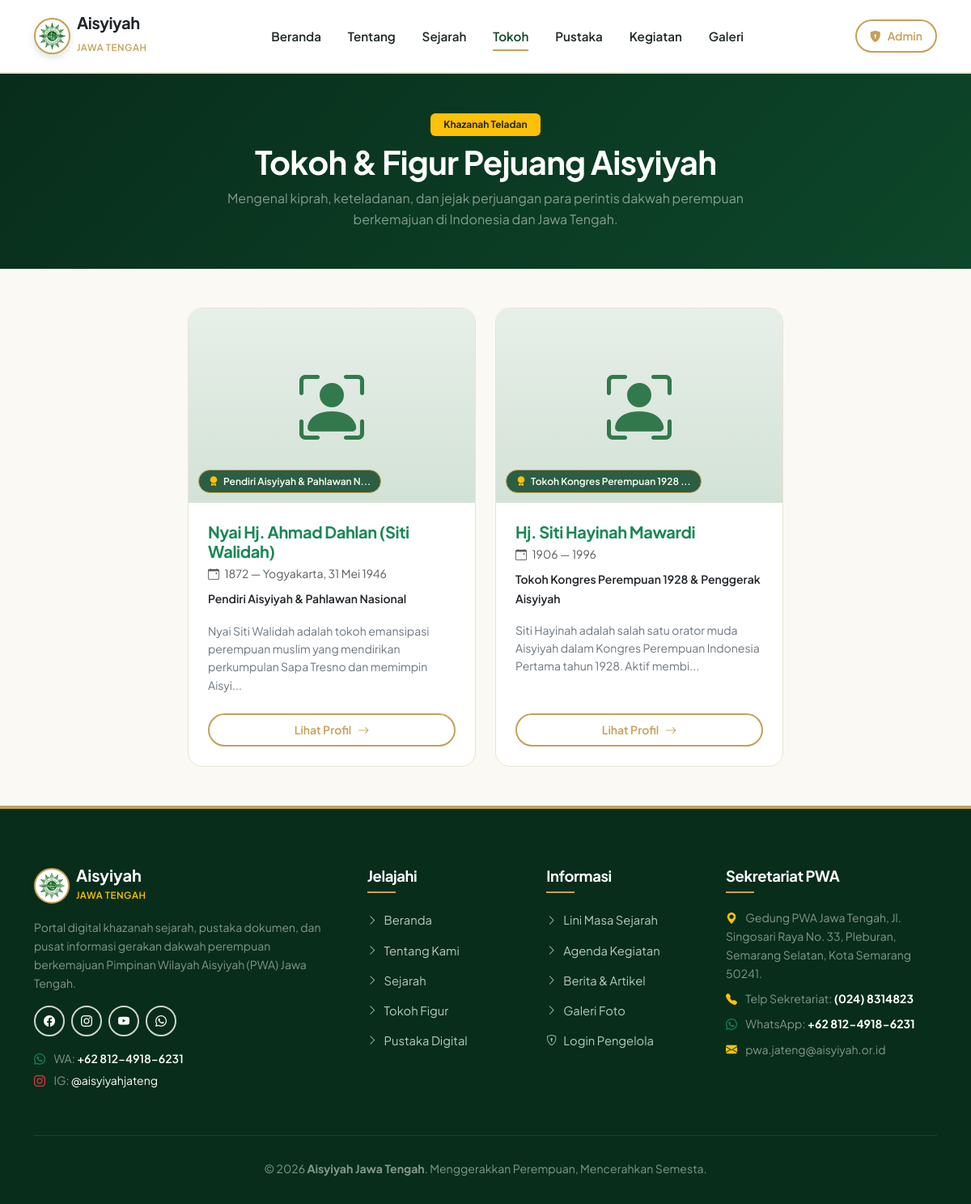
The page /tokoh.php on the database its author committed.
### tables this page shows
CREATE TABLE IF NOT EXISTS `tokoh` (
  `id` INT AUTO_INCREMENT PRIMARY KEY,
  `nama` VARCHAR(150) NOT NULL,
  `peran_jabatan` VARCHAR(150) DEFAULT NULL,
  `tempat_lahir` VARCHAR(100) DEFAULT NULL,
  `tanggal_lahir` DATE DEFAULT NULL,
  `wafat` VARCHAR(100) DEFAULT '-',
  `biografi` TEXT NOT NULL,
  `jasa_perjuangan` TEXT DEFAULT NULL,
  `foto` VARCHAR(255) DEFAULT NULL,
  `created_at` TIMESTAMP DEFAULT CURRENT_TIMESTAMP
);

### tokoh.php (the view, shortened to what this page needs)
<?php
include 'config/database.php';
include 'includes/header.php';
include 'includes/navbar.php';
$query = mysqli_query($conn, "SELECT * FROM tokoh ORDER BY id ASC");
?>
<div class="py-5" style="background: linear-gradient(135deg, var(--primary-green-dark) 0%, var(--primary-green) 100%); color: #fff;">
    <div class="container text-center">
        <span class="badge bg-warning text-dark px-3 py-2 fw-bold mb-2">Khazanah Teladan</span>
        <h1 class="text-white fw-bold mb-2">Tokoh & Figur Pejuang Aisyiyah</h1>
        <p class="text-white-50 mx-auto mb-0" style="max-width: 650px;">
            Mengenal kiprah, keteladanan, dan jejak perjuangan para perintis dakwah perempuan berkemajuan di Indonesia dan Jawa Tengah.
        </p>
    </div>
</div>
<div class="py-5">
    <div class="container">
        <div class="row g-4 justify-content-center">
            <?php
            if (mysqli_num_rows($query) > 0) {
                while ($tokoh = mysqli_fetch_assoc($query)) {
                    $tahun_lahir = !empty($tokoh['tanggal_lahir']) ? date('Y', strtotime($tokoh['tanggal_lahir'])) : '';
                    $wafat = !empty($tokoh['wafat']) ? $tokoh['wafat'] : '-';
                    $tahun_hidup = $tahun_lahir ? "$tahun_lahir — $wafat" : $wafat;
            ?>
                    <div class="col-lg-4 col-md-6">
                        <div class="card-tokoh">
                            <div class="tokoh-img-wrap">
                                <?php if (!empty($tokoh['foto']) && file_exists('assets/uploads/tokoh/' . $tokoh['foto'])) : ?>
                                    <img src="assets/uploads/tokoh/<?= htmlspecialchars($tokoh['foto']) ?>" alt="<?= htmlspecialchars($tokoh['nama']) ?>">
                                <?php else : ?>
                                    <div class="text-center text-success">
                                        <i class="bi bi-person-bounding-box" style="font-size: 5rem; color: var(--primary-green-light); opacity: 0.85;"></i>
                                    </div>
                                <?php endif; ?>
                                <?php if (!empty($tokoh['peran_jabatan'])) : ?>
                                    <span class="tokoh-badge">
                                        <i class="bi bi-award-fill me-1 text-warning"></i>
                                        <?= htmlspecialchars(mb_strimwidth($tokoh['peran_jabatan'], 0, 32, "...")) ?>
                                    </span>
                                <?php endif; ?>
                            </div>
                            <div class="p-4 d-flex flex-column flex-grow-1">
                                <h5 class="fw-bold mb-1 text-success">
                                    <?= htmlspecialchars($tokoh['nama']) ?>
                                </h5>
                                <p class="text-muted small mb-2">
                                    <i class="bi bi-calendar-event me-1"></i>
                                    <?= htmlspecialchars($tahun_hidup) ?>
                                </p>
                                <p class="fw-semibold text-dark small mb-3">
                                    <?= htmlspecialchars($tokoh['peran_jabatan'] ?? 'Tokoh Aisyiyah') ?>
                                </p>
                                <p class="small text-secondary mb-4 flex-grow-1" style="line-height: 1.6;">
                                    <?= htmlspecialchars(mb_strimwidth(strip_tags($tokoh['biografi']), 0, 120, '...')) ?>
                                </p>
                                <a href="detail-tokoh.php?id=<?= $tokoh['id'] ?>" class="btn btn-outline-gold btn-sm w-100 py-2 d-flex align-items-center justify-content-center gap-2">
                                    <span>Lihat Profil</span>
                                    <i class="bi bi-arrow-right"></i>
                                </a>
                            </div>
                        </div>
                    </div>
            <?php
                }
            }
            ?>
        </div>
    </div>
</div>
<?php
include 'includes/footer.php';
?>

### assets/css/style.css (style rules this page uses)
:root { --primary-green: #0d472a; --primary-green-dark: #082d1b; --primary-green-light: #166534; --gold: #c5a059; --gold-hover: #b38b42; --gold-light: #f7eed7; --cream: #fbf9f4; --cream-light: #ffffff; --text-dark: #1f2923; --text-muted: #64746b; --border-color: #e8e3d5; }
body { font-family: 'Plus Jakarta Sans', system-ui, -apple-system, sans-serif; color: var(--text-dark); background-color: var(--cream); overflow-x: hidden; line-height: 1.65; }
h1, h2, h3, h4, h5, h6 { font-weight: 700; color: var(--primary-green); letter-spacing: -0.02em; }
a { color: var(--primary-green); text-decoration: none; transition: all 0.25s ease; }
.btn-outline-gold { border: 2px solid var(--gold); color: var(--gold); background: transparent; font-weight: 600; padding: 0.75rem 1.6rem; border-radius: 50px; transition: all 0.3s ease; }
.card-tokoh { background: #ffffff; border-radius: 18px; overflow: hidden; border: 1px solid var(--border-color); transition: all 0.3s ease; height: 100%; display: flex; flex-direction: column; }
.tokoh-img-wrap { height: 240px; background: linear-gradient(180deg, #e7efe9, #d3e2d6); display: flex; align-items: center; justify-content: center; position: relative; overflow: hidden; }
.tokoh-badge { position: absolute; bottom: 12px; left: 12px; background: rgba(13, 71, 42, 0.85); backdrop-filter: blur(5px); color: #fff; font-size: 0.75rem; font-weight: 600; padding: 0.25rem 0.75rem; border-radius: 50px; border: 1px solid var(--gold); }

### rows shown on the page
tokoh: peran_jabatan "Pendiri Aisyiyah & Pahlawan N...", nama "Nyai Hj. Ahmad Dahlan (Siti Walidah)", tahun_hidup "1872 — Yogyakarta, 31 Mei 1946", peran_jabatan "Pendiri Aisyiyah & Pahlawan Nasional", biografi "Nyai Siti Walidah adalah tokoh emansipasi perempuan muslim yang mendirikan perkumpulan Sapa Tresno dan memimpin Aisyi..."
tokoh: peran_jabatan "Tokoh Kongres Perempuan 1928 ...", nama "Hj. Siti Hayinah Mawardi", tahun_hidup "1906 — 1996", peran_jabatan "Tokoh Kongres Perempuan 1928 & Penggerak Aisyiyah", biografi "Siti Hayinah adalah salah satu orator muda Aisyiyah dalam Kongres Perempuan Indonesia Pertama tahun 1928. Aktif membi..."
